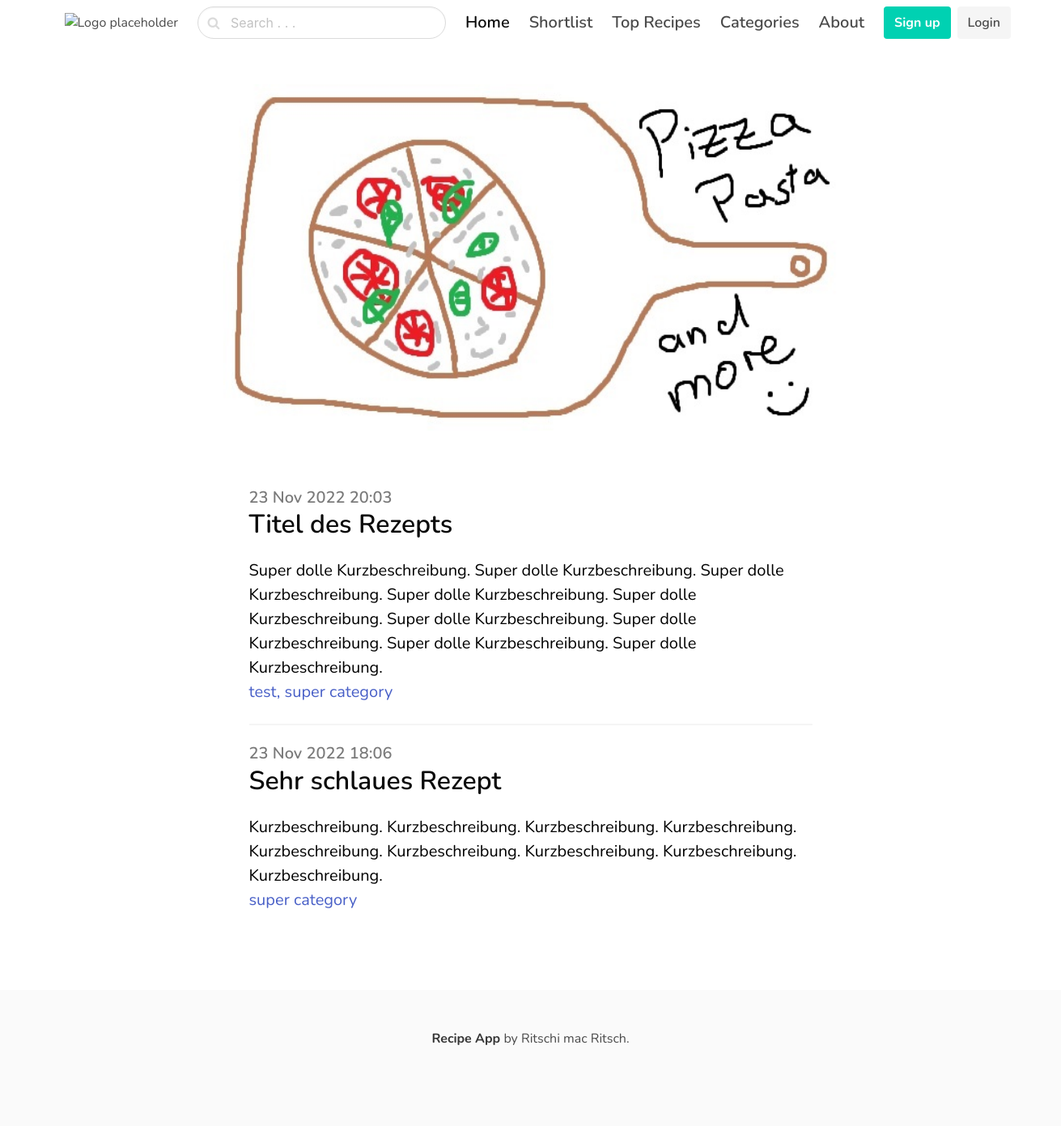
The page / on the database its author committed.
### recipe/models.py (models this page shows, shortened)
class Recipe(models.Model):
    author = models.CharField(max_length=255)
    title = models.CharField(max_length=255)
    slug = models.SlugField()
    brief_description = models.TextField()
    full_description = models.TextField()
    ingredients = models.ManyToManyField(Ingredient, through="IngredientQuantity", related_name='ingredients')
    created_at = models.DateTimeField(auto_now_add=True)
    categories = models.ManyToManyField(Category, related_name="categories")
    base_portions = models.PositiveIntegerField(default=1, validators=[MinValueValidator(1)])
    class Meta:
        ordering = ("-created_at",)

class Category(models.Model):
    name = models.CharField(max_length=255)
    slug = models.SlugField()
    class Meta:
        verbose_name_plural = "Categories"

### core/views.py (the view)
# urls.py: path("", frontpage, name="frontpage"),
def frontpage(request):
    recipes = Recipe.objects.all()
    return render(request, "core/frontpage.html", {"recipes": recipes})

### core/templates/core/frontpage.html (shortened to what this page needs)
{% extends "core/base.html" %}
{% load static %}
{% block content %}
    <section class="hero ">
        <div class="hero-body">
            <div class="container">
                <div class="columns">
                    <div class="column is-8 is-offset-2">
                        <figure class="image is-16by9">
                            <img src="{% static '/core/pizza_stock_photo.jpg' %}" alt="Intro image">
                        </figure>
                    </div>
                </div>
                <section class="section">
                    <div class="columns">
                        <div class="column is-8 is-offset-2">
                            {% for recipe in recipes %}
                                <div class="content is-medium">
                                    <a href="{% url 'recipe_detail' recipe.slug %}" style="color:black">
                                        <h2 class="subtitle is-5 has-text-grey">{{ recipe.created_at|date:"d M Y H:i" }}</h2>
                                        <h1 class="title has-text-black is-3">{{ recipe.title }}</h1>
                                        <p>{{ recipe.brief_description }}</p>
                                    </a>
                                    {% for ele in recipe.categories.all %}
                                        <a href="{% url 'recipe_category' ele.slug %}">{{ ele.name }}{% if forloop.first and not forloop.revcounter0 < 1 %},{% endif %}</a>
                                    {% endfor %}
                                </div>
                                {% if forloop.first %}
                                    <hr>
                                {% endif %}
                            {% endfor %}
                        </div>
                    </div>
                </section>
            </div>
        </div>
    </section>
{% endblock %}

### core/templates/core/base.html (style rules this page uses)
body { font-family: 'Nunito', sans-serif; }

### rows shown on the page
Recipe: created_at "23 Nov 2022 20:03", title "Titel des Rezepts", brief_description "Super dolle Kurzbeschreibung. Super dolle Kurzbeschreibung. Super dolle Kurzbeschreibung. Super dolle Kurzbeschreibung. Super dolle Kurzbeschreibung. Super dolle Kurzbeschreibung. Super dolle Kurzbeschreibung. Super dolle Kurzbeschreibung. Super dolle Kurzbeschreibung."
Category: name "test"
Category: name "super category"
Recipe: created_at "23 Nov 2022 18:06", title "Sehr schlaues Rezept", brief_description "Kurzbeschreibung. Kurzbeschreibung. Kurzbeschreibung. Kurzbeschreibung. Kurzbeschreibung. Kurzbeschreibung. Kurzbeschreibung. Kurzbeschreibung. Kurzbeschreibung."
